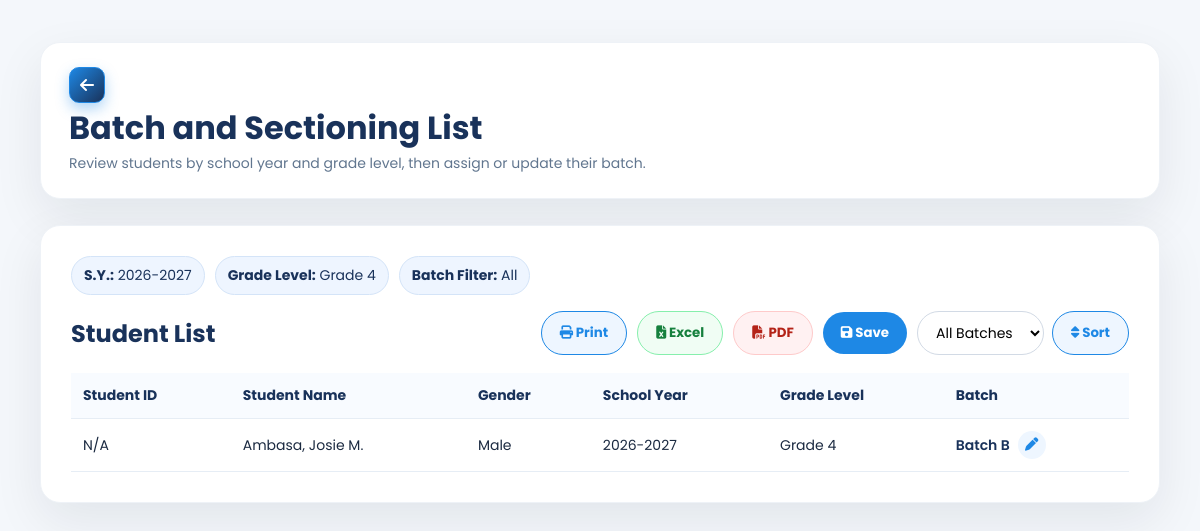
The page /SmartEnroll/batch_sectioning_list.php?school_year=2026-2027&grade_level=Grade+4 on the database its author committed.
### tables this page shows
CREATE TABLE `enrollments` (
  `id` int(11) NOT NULL,
  `grade_level` varchar(50) DEFAULT NULL,
  `student_id` varchar(20) DEFAULT NULL,
  `school_year` varchar(20) DEFAULT NULL,
  `completion_date` date DEFAULT NULL,
  `learner_lname` varchar(100) DEFAULT NULL,
  `learner_fname` varchar(100) DEFAULT NULL,
  `learner_mname` varchar(100) DEFAULT NULL,
  `learner_ext` varchar(20) DEFAULT NULL,
  `nickname` varchar(100) DEFAULT NULL,
  `sex` varchar(20) DEFAULT NULL,
  `dob` varchar(20) DEFAULT NULL,
  `age` int(11) DEFAULT NULL,
  `mother_tongue` varchar(100) DEFAULT NULL,
  `religion` varchar(100) DEFAULT NULL,
  `email` varchar(150) DEFAULT NULL,
  `province` varchar(100) DEFAULT NULL,
  `municipality` varchar(100) DEFAULT NULL,
  `barangay` varchar(100) DEFAULT NULL,
  `street` varchar(150) DEFAULT NULL,
  `father_lname` varchar(100) DEFAULT NULL,
  `father_fname` varchar(100) DEFAULT NULL,
  `father_mname` varchar(100) DEFAULT NULL,
  `father_occ` varchar(100) DEFAULT NULL,
  `father_contact` varchar(50) DEFAULT NULL,
  `mother_lname` varchar(100) DEFAULT NULL,
  `mother_fname` varchar(100) DEFAULT NULL,
  `mother_mname` varchar(100) DEFAULT NULL,
  `mother_occ` varchar(100) DEFAULT NULL,
  `mother_contact` varchar(50) DEFAULT NULL,
  `mother_maiden` varchar(100) DEFAULT NULL,
  `guardian_type` varchar(50) DEFAULT NULL,
  `guardian_lname` varchar(100) DEFAULT NULL,
  `guardian_fname` varchar(100) DEFAULT NULL,
  `guardian_mname` varchar(100) DEFAULT NULL,
  `guardian_occ` varchar(100) DEFAULT NULL,
  `guardian_contact` varchar(50) DEFAULT NULL,
  `emergency1_name` varchar(150) DEFAULT NULL,
  `emergency1_relationship` varchar(100) DEFAULT NULL,
  `emergency1_contact` varchar(50) DEFAULT NULL,
  `emergency2_name` varchar(150) DEFAULT NULL,
  `emergency2_relationship` varchar(100) DEFAULT NULL,
  `emergency2_contact` varchar(50) DEFAULT NULL,
  `emergency3_name` varchar(150) DEFAULT NULL,
  `emergency3_relationship` varchar(100) DEFAULT NULL,
  `emergency3_contact` varchar(50) DEFAULT NULL,
  `special_needs` text DEFAULT NULL,
  `medication` varchar(10) DEFAULT NULL,
  `medication_details` text DEFAULT NULL,
  `created_at` timestamp NOT NULL DEFAULT current_timestamp()
);

### SmartEnroll/batch_sectioning_list.php (the view, shortened to what this page needs)
<?php
$students = [];
$errorMessage = '';
$selectedSchoolYear = isset($_GET['school_year']) ? trim((string)$_GET['school_year']) : '';
$selectedGrade = isset($_GET['grade_level']) ? trim((string)$_GET['grade_level']) : '';
function connectEnrollmentDb(): mysqli
{
    $conn = new mysqli('127.0.0.1', 'root', '', 'smartenroll');
    $conn->set_charset('utf8mb4');
    return $conn;
}
$selectedBatchFilter = isset($_GET['filter_batch']) ? trim((string)$_GET['filter_batch']) : '';
if ($selectedSchoolYear === '' || $selectedGrade === '') {
    $errorMessage = 'Please select both School Year and Grade Level first.';
} else {
    try {
        $conn = connectEnrollmentDb();
        $sql = "
            SELECT
                e.id AS enrollment_id,
                COALESCE(e.student_id, '') AS student_id,
                COALESCE(e.learner_lname, '') AS learner_lname,
                COALESCE(e.learner_fname, '') AS learner_fname,
                COALESCE(e.learner_mname, '') AS learner_mname,
                COALESCE(e.sex, '') AS sex,
                COALESCE(e.grade_level, '') AS grade_level,
                COALESCE(e.school_year, '') AS school_year,
                COALESCE(ba.batch_name, '') AS assigned_batch
            FROM enrollments e
            LEFT JOIN batch_assignments ba
                ON ba.enrollment_id = e.id
            WHERE COALESCE(e.grade_level, '') = ?
              AND COALESCE(e.school_year, '') = ?
        ";
        $sql .= "
            ORDER BY
                CASE WHEN COALESCE(ba.batch_name, '') = '' THEN 1 ELSE 0 END,
                ba.batch_name ASC,
                CASE
                    WHEN LOWER(COALESCE(e.sex, '')) = 'male' THEN 1
                    WHEN LOWER(COALESCE(e.sex, '')) = 'female' THEN 2
                    ELSE 3
                END,
                e.learner_lname ASC,
                e.learner_fname ASC
        ";
        $stmt = $conn->prepare($sql);
        if ($selectedBatchFilter !== '') {
            $stmt->bind_param('sss', $selectedGrade, $selectedSchoolYear, $selectedBatchFilter);
        } else {
            $stmt->bind_param('ss', $selectedGrade, $selectedSchoolYear);
        }
        $stmt->execute();
        $result = $stmt->get_result();
        while ($row = $result->fetch_assoc()) {
            $middleInitial = '';
            if (!empty($row['learner_mname'])) {
                $middleInitial = strtoupper(substr($row['learner_mname'], 0, 1)) . '.';
            }
            $fullName = trim($row['learner_lname'] . ', ' . $row['learner_fname'] . ' ' . $middleInitial);
            $row['full_name'] = preg_replace('/\s+/', ' ', $fullName);
            $students[] = $row;
        }
    } catch (Throwable $e) {
        if (isset($conn) && $conn instanceof mysqli) {
            try {
                $conn->rollback();
            } catch (Throwable $ignore) {
            }
        }
        $errorMessage = 'Unable to load or save batch assignments. ' . $e->getMessage();
    }
}
$queryBase = 'school_year=' . urlencode($selectedSchoolYear) . '&grade_level=' . urlencode($selectedGrade);
?>
<!DOCTYPE html>
<html lang="en">
<head>
    <link rel="stylesheet" href="https://cdnjs.cloudflare.com/ajax/libs/font-awesome/6.5.0/css/all.min.css">
    <link rel="stylesheet" href="css/batch_sectioning.css">
</head>
<body>
    <main class="bs-main">
        <div class="bs-page-header">
            <div class="bs-header-left">
                <a href="batch_sectioning.php" class="back-btn" aria-label="Back to filter" title="Back to filter">
                    <i class="fas fa-arrow-left"></i>
                </a>
                <div class="bs-header-title">
                    <h1>Batch and Sectioning List</h1>
                    <p>Review students by school year and grade level, then assign or update their batch.</p>
                </div>
            </div>
        </div>
        <section class="card">
            <div class="filter-bar">
                <div class="filter-badge"><strong>S.Y.:</strong> <?= htmlspecialchars($selectedSchoolYear !== '' ? $selectedSchoolYear : 'N/A') ?></div>
                <div class="filter-badge"><strong>Grade Level:</strong> <?= htmlspecialchars($selectedGrade !== '' ? $selectedGrade : 'N/A') ?></div>
                <div class="filter-badge"><strong>Batch Filter:</strong> <?= htmlspecialchars($selectedBatchFilter !== '' ? $selectedBatchFilter : 'All') ?></div>
            </div>
            <div class="section-header">
                <h2 class="list-title">Student List</h2>
                <div class="section-actions">
                    <button type="button" class="print-btn" id="printListBtn" title="Print List">
                        <i class="fas fa-print"></i> Print
                    </button>
                    <button type="button" class="print-btn excel-btn" id="excelListBtn" title="Export Excel">
                        <i class="fas fa-file-excel"></i> Excel
                    </button>
                    <button type="button" class="print-btn pdf-btn" id="pdfListBtn" title="Export PDF">
                        <i class="fas fa-file-pdf"></i> PDF
                    </button>
                    <button type="submit" form="studentSectioningForm" class="save-btn" id="saveBatchesBtn" disabled>
                        <i class="fas fa-save"></i> Save
                    </button>
                    <form action="batch_sectioning_list.php" method="get" class="sort-form">
                        <select name="filter_batch" class="sort-select">
                            <option value="">All Batches</option>
                        </select>
                        <button type="submit" class="sort-btn">
                            <i class="fas fa-sort"></i> Sort
                        </button>
                    </form>
                </div>
            </div>
            <form id="studentSectioningForm" action="batch_sectioning_list.php?<?= htmlspecialchars($queryBase) ?>" method="post">
                <div class="table-wrap">
                    <table>
                        <thead>
                            <tr>
                                <th>Student ID</th>
                                <th>Student Name</th>
                                <th>Gender</th>
                                <th>School Year</th>
                                <th>Grade Level</th>
                                <th>Batch</th>
                            </tr>
                        </thead>
                        <tbody>
                            <?php if ($errorMessage !== ''): ?>
                                <tr>
                                    <td colspan="6" class="empty-row"><?= htmlspecialchars($errorMessage) ?></td>
                                </tr>
                            <?php elseif (empty($students)): ?>
                                <tr>
                                    <td colspan="6" class="empty-row">No students found for this filter.</td>
                                </tr>
                            <?php else: ?>
                                <?php foreach ($students as $student): ?>
                                    <tr>
                                        <td><?= htmlspecialchars($student['student_id'] !== '' ? $student['student_id'] : 'N/A') ?></td>
                                        <td><?= htmlspecialchars($student['full_name']) ?></td>
                                        <td><?= htmlspecialchars($student['sex'] !== '' ? $student['sex'] : 'N/A') ?></td>
                                        <td><?= htmlspecialchars($student['school_year'] !== '' ? $student['school_year'] : 'N/A') ?></td>
                                        <td><?= htmlspecialchars($student['grade_level'] !== '' ? $student['grade_level'] : 'N/A') ?></td>
                                        <td>
                                            <?php $hasAssignedBatch = trim((string)$student['assigned_batch']) !== ''; ?>
                                            <div class="batch-cell <?= $hasAssignedBatch ? 'is-locked' : 'is-editing' ?>">
                                                <div class="batch-display <?= $hasAssignedBatch ? '' : 'is-hidden' ?>">
                                                    <span class="batch-value"><?= htmlspecialchars($student['assigned_batch']) ?></span>
                                                    <button type="button" class="batch-edit-btn" title="Edit batch">
                                                        <i class="fas fa-pen"></i>
                                                    </button>
                                                </div>
                                            </div>
                                        </td>
                                    </tr>
                                <?php endforeach; ?>
                            <?php endif; ?>
                        </tbody>
                    </table>
                </div>
            </form>
        </section>
    </main>
</body>
</html>

### SmartEnroll/css/batch_sectioning.css (style rules this page uses)
* { box-sizing: border-box; margin: 0; padding: 0; font-family: 'Poppins', sans-serif; }
body { background: #f4f7fb; color: #1b2a41; min-height: 100vh; }
.bs-page-header { margin-bottom: 26px; background: #ffffff; border: 1px solid #eef2f7; border-radius: 20px; padding: 24px 28px; box-shadow: 0 18px 50px rgba(15, 23, 42, 0.08); }
.bs-header-left { display: flex; flex-direction: column; align-items: flex-start; gap: 6px; }
.bs-header-title { text-align: left; }
.bs-header-title h1 { font-size: 32px; line-height: 1.2; color: #19325a; }
.bs-header-title p { margin-top: 6px; font-size: 14px; color: #61768f; }
.save-btn { border: none; color: #fff; background: #1e88e5; font-weight: 700; padding: 11px 18px; border-radius: 999px; cursor: pointer; transition: 0.2s ease; }
.sort-btn { display: inline-block; text-decoration: none; border: 1px solid #1e88e5; color: #1e88e5; background: #eef6ff; font-weight: 700; padding: 11px 18px; border-radius: 999px; transition: 0.2s ease; }
.print-btn { border: 1px solid #1e88e5; color: #1e88e5; background: #eef6ff; font-weight: 700; padding: 11px 18px; border-radius: 999px; cursor: pointer; transition: 0.2s ease; }
.excel-btn { color: #15803d; border-color: #86efac; background: #f0fdf4; }
.pdf-btn { color: #b42318; border-color: #fecaca; background: #fff1f2; }
.back-btn { display: inline-flex; align-items: center; justify-content: center; width: 36px; height: 36px; color: #ffffff; background: linear-gradient(135deg, #1e88e5, #19325a); border: 1px solid #1e88e5; text-decoration: none; font-weight: 700; padding: 0; border-radius: 10px; box-shadow: 0 6px 14px rgba(30, 136, 229, 0.35); transition: transform 0.2s ease, box-shadow 0.2s ease, background 0.2s ease; }
.back-btn i { display: block; line-height: 1; }
.bs-main { max-width: min(1680px, calc(100vw - 40px)); margin: 0 auto; padding: 42px 20px 56px; }
.card { background: #fff; border-radius: 20px; padding: 30px; border: 1px solid #eef2f7; box-shadow: 0 18px 50px rgba(15, 23, 42, 0.08); width: 100%; }
.card h2 { color: #19325a; font-size: 24px; margin-bottom: 0; }
.list-title { color: #19325a; }
.section-header { display: flex; justify-content: space-between; align-items: center; gap: 12px; margin-bottom: 18px; }
.section-actions { display: flex; gap: 10px; align-items: center; }
.sort-form { display: flex; gap: 8px; align-items: center; }
.sort-select { border: 1px solid #d2dae5; border-radius: 999px; padding: 10px 14px; font-size: 14px; background: #fff; }
.filter-bar { display: flex; flex-wrap: wrap; gap: 10px; margin-bottom: 16px; }
.filter-badge { background: #eef5ff; color: #19325a; border: 1px solid #d4e4f8; border-radius: 999px; padding: 8px 12px; font-size: 14px; }
.table-wrap { overflow-x: auto; }
table { width: 100%; border-collapse: collapse; }
th, td { padding: 12px; border-bottom: 1px solid #e6edf5; text-align: left; font-size: 14px; }
th { background: #f8fbff; color: #19325a; font-weight: 700; }
.batch-cell { display: flex; align-items: center; gap: 8px; }
.batch-display { display: flex; align-items: center; gap: 8px; }
.batch-value { font-weight: 600; color: #19325a; }
.batch-edit-btn { border: none; background: #eef6ff; color: #1e88e5; width: 28px; height: 28px; border-radius: 50%; cursor: pointer; }

### rows shown on the page
enrollments: student_id "N/A", full_name "Ambasa, Josie M.", sex "Male", school_year "2026-2027", grade_level "Grade 4", assigned_batch "Batch B"

### other values the page prints
$selectedSchoolYear !== '' ? $selectedSchoolYear : 'N/A' "2026-2027"
$selectedGrade !== '' ? $selectedGrade : 'N/A' "Grade 4"
$selectedBatchFilter !== '' ? $selectedBatchFilter : 'All' "All"
